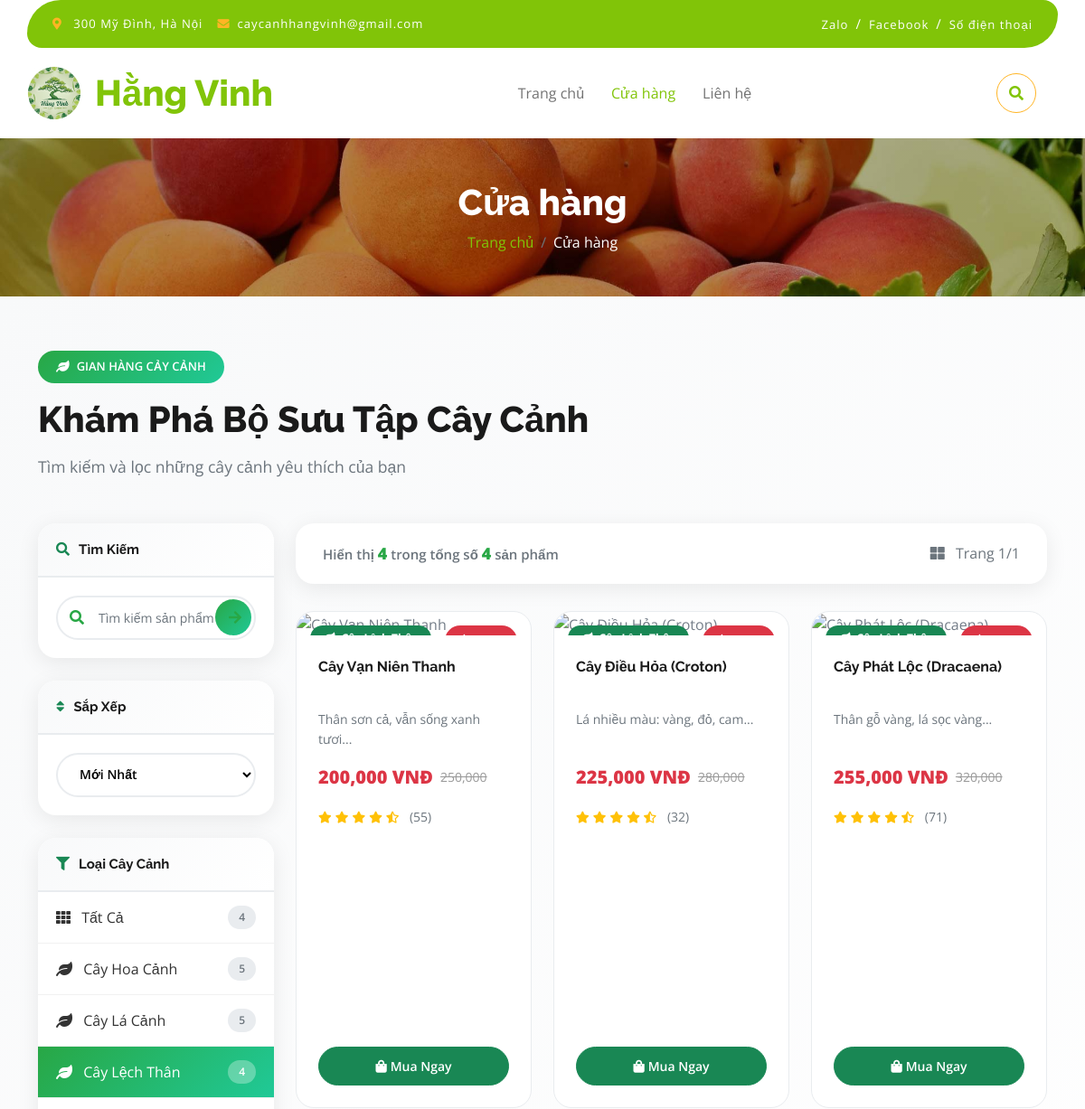
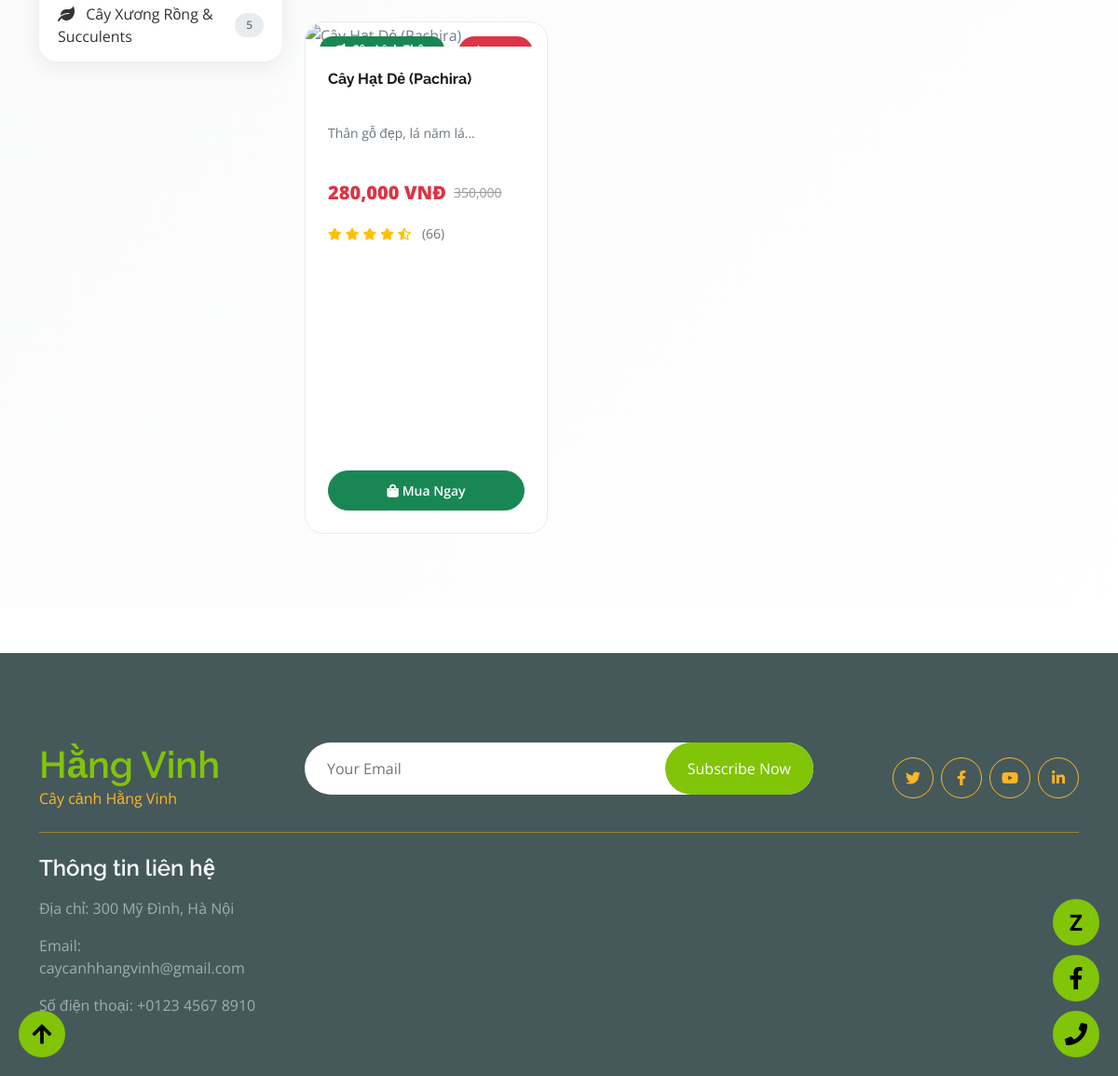
/shop?category=4&sort=newest, run on the app's committed database (2 pictures, top to bottom).
### tables this page shows
CREATE TABLE IF NOT EXISTS categories (
    id INT PRIMARY KEY AUTO_INCREMENT,
    name VARCHAR(255) NOT NULL,
    slug VARCHAR(255) NOT NULL UNIQUE,
    description TEXT,
    image VARCHAR(255),
    created_at TIMESTAMP DEFAULT CURRENT_TIMESTAMP,
    updated_at TIMESTAMP DEFAULT CURRENT_TIMESTAMP ON UPDATE CURRENT_TIMESTAMP,
    status TINYINT DEFAULT 1
);

CREATE TABLE IF NOT EXISTS products (
    id INT PRIMARY KEY AUTO_INCREMENT,
    category_id INT NOT NULL,
    name VARCHAR(255) NOT NULL,
    slug VARCHAR(255) NOT NULL UNIQUE,
    short_description TEXT,
    description LONGTEXT,
    price DECIMAL(10, 2) NOT NULL,
    discount_price DECIMAL(10, 2),
    is_featured TINYINT DEFAULT 0,
    created_at TIMESTAMP DEFAULT CURRENT_TIMESTAMP,
    updated_at TIMESTAMP DEFAULT CURRENT_TIMESTAMP ON UPDATE CURRENT_TIMESTAMP,
    status TINYINT DEFAULT 1,
    FOREIGN KEY (category_id) REFERENCES categories(id) ON DELETE CASCADE
);

### includes/functions.php (called while the page is built, shortened)
<?php
function formatPrice($price) {
    $formatted = number_format($price, 0, '.', ',');
    return $formatted;
}
function getDiscountPercentage($original_price, $discount_price) {
    return round((($original_price - $discount_price) / $original_price) * 100);
}

### shop.php (the view, shortened to what this page needs)
<?php
include 'includes/config.php';
include 'template/header_other.php';
$search = isset($_GET['search']) ? trim($_GET['search']) : '';
$category_id = isset($_GET['category']) ? (int)$_GET['category'] : 0;
$sort = isset($_GET['sort']) ? trim($_GET['sort']) : 'newest';
$where_clause = "WHERE p.status = 1";
if ($category_id > 0) {
    $where_clause .= " AND p.category_id = $category_id";
}
$order_by = "ORDER BY p.created_at DESC";
$per_page = 12;
$page = isset($_GET['page']) ? max(1, (int)$_GET['page']) : 1;
$offset = ($page - 1) * $per_page;
$count_query = $conn->query("SELECT COUNT(*) as total FROM products p $where_clause");
$count_row = $count_query->fetch_assoc();
$total_products = $count_row['total'];
$total_pages = ceil($total_products / $per_page);
$products_query = $conn->query("SELECT p.*, c.name as category_name FROM products p
                              JOIN categories c ON p.category_id = c.id
                              $where_clause
                              $order_by
                              LIMIT $per_page OFFSET $offset");
?>
<link rel="stylesheet" href="css/shop.css">
<div class="shop-section">
    <div class="container">
        <div class="section-header">
            <span class="section-badge">
                <i class="fas fa-leaf"></i>
                GIAN HÀNG CẢY CẢNH
            </span>
            <h1 class="section-title mt-3">
                Khám Phá Bộ Sưu Tập Cây Cảnh
            </h1>
            <p class="section-subtitle">
                Tìm kiếm và lọc những cây cảnh yêu thích của bạn
            </p>
        </div>
        <div class="row g-4">
            <div class="col-lg-3">
                <div class="filter-sidebar">
                    <div class="filter-card">
                        <div class="filter-header">
                            <h6>
                                <i class="fas fa-search text-success"></i>
                                Tìm Kiếm
                            </h6>
                        </div>
                        <div class="search-box">
                            <form method="GET" action="<?php echo BASE_PATH; ?>shop">
                                <div class="search-input-wrapper">
                                    <i class="fas fa-search"></i>
                                    <input type="text"
                                           name="search"
                                           class="form-control"
                                           placeholder="Tìm kiếm sản phẩm..."
                                           value="<?php echo htmlspecialchars($search); ?>">
                                    <button type="submit" class="search-btn">
                                        <i class="fas fa-arrow-right"></i>
                                    </button>
                                </div>
                            </form>
                        </div>
                    </div>
                    <div class="filter-card">
                        <div class="filter-header">
                            <h6>
                                <i class="fas fa-sort text-success"></i>
                                Sắp Xếp
                            </h6>
                        </div>
                        <div class="search-box">
                            <form method="GET" action="<?php echo BASE_PATH; ?>shop">
                                <select name="sort" class="sort-select w-100" onchange="this.form.submit()">
                                    <option value="newest" <?php echo $sort === 'newest' ? 'selected' : ''; ?>>
                                        Mới Nhất
                                    </option>
                                </select>
                            </form>
                        </div>
                    </div>
                    <div class="filter-card category-desktop">
                        <div class="filter-header">
                            <h6>
                                <i class="fas fa-filter text-success"></i>
                                Loại Cây Cảnh
                            </h6>
                        </div>
                        <div class="category-list">
                            <a href="<?php echo BASE_PATH; ?>shop?category=0<?php echo $search ? '&search=' . urlencode($search) : ''; ?>&sort=<?php echo $sort; ?>"
                               class="category-item <?php echo $category_id == 0 ? 'active' : ''; ?>">
                                <span>
                                    <i class="fas fa-th me-2"></i>
                                    Tất Cả
                                </span>
                                <span class="category-badge"><?php echo $total_products; ?></span>
                            </a>
                            <?php
                            $categories_result = $conn->query("SELECT id, name, (SELECT COUNT(*) FROM products WHERE category_id = categories.id AND status = 1) as product_count
                                                             FROM categories WHERE status = 1 ORDER BY name");
                            while ($cat = $categories_result->fetch_assoc()): ?>
                            <a href="<?php echo BASE_PATH; ?>shop?category=<?php echo $cat['id']; ?><?php echo $search ? '&search=' . urlencode($search) : ''; ?>&sort=<?php echo $sort; ?>"
                               class="category-item <?php echo $category_id == $cat['id'] ? 'active' : ''; ?>">
                                <span>
                                    <i class="fas fa-leaf me-2"></i>
                                    <?php echo htmlspecialchars($cat['name']); ?>
                                </span>
                                <span class="category-badge"><?php echo $cat['product_count']; ?></span>
                            </a>
                            <?php endwhile; ?>
                        </div>
                    </div>
                </div>
            </div>
            <div class="col-lg-9">
                <?php if ($products_query && $products_query->num_rows > 0): ?>
                <div class="products-header">
                    <div class="d-flex justify-content-between align-items-center">
                        <div class="result-count">
                            Hiển thị <strong><?php echo min($per_page, $total_products - $offset); ?></strong> trong tổng số <strong><?php echo $total_products; ?></strong> sản phẩm
                        </div>
                        <div class="text-muted">
                            <i class="fas fa-th-large me-2"></i>
                            Trang <?php echo $page; ?>/<?php echo $total_pages; ?>
                        </div>
                    </div>
                </div>
                <div class="row g-4">
                    <?php while ($product = $products_query->fetch_assoc()):
                        $discount_percent = 0;
                        if ($product['discount_price']) {
                            $discount_percent = getDiscountPercentage($product['price'], $product['discount_price']);
                        }
                    ?>
                    <div class="col-md-6 col-lg-4">
                        <div class="product-card">
                            <div class="product-image-wrapper">
                                <div class="position-absolute" style="top: 15px; left: 15px;">
                                    <span class="badge bg-success" style="font-size: 12px; padding: 8px 14px; border-radius: 50px;">
                                        <i class="fas fa-leaf me-1"></i>
                                    </span>
                                </div>
                                <?php if ($discount_percent > 0): ?>
                                <div class="position-absolute" style="top: 15px; right: 15px;">
                                    <span class="badge bg-danger" style="font-size: 14px; padding: 10px 16px; font-weight: bold; border-radius: 50px;">
                                    </span>
                                </div>
                                <?php endif; ?>
                            </div>
                            <div class="p-4" style="flex: 1; display: flex; flex-direction: column;">
                                <h5 class="product-name">
                                    <a href="<?php echo BASE_URL; ?>shop-detail/<?php echo htmlspecialchars($product['slug']); ?>/">
                                        <?php echo htmlspecialchars($product['name']); ?>
                                    </a>
                                </h5>
                                <p class="product-description">
                                    <?php echo htmlspecialchars(substr($product['short_description'], 0, 70)) . '...'; ?>
                                </p>
                                <div class="mb-3">
                                    <?php
                                    if ($product['discount_price']) {
                                        ?>
                                        <div class="d-flex align-items-center gap-2 flex-wrap">
                                            <span class="price-current text-danger">
                                                <?php echo formatPrice($product['discount_price']); ?> VNĐ
                                            </span>
                                            <span class="price-original">
                                                <?php echo formatPrice($product['price']); ?>
                                            </span>
                                        </div>
                                        <?php
                                    } else {
                                        ?>
                                        <span class="price-current text-success">
                                            <?php echo formatPrice($product['price']); ?> VNĐ
                                        </span>
                                        <?php
                                    }
                                    ?>
                                </div>
                                <div class="mb-3">
                                    <i class="fas fa-star text-warning" style="font-size: 13px;"></i>
                                    <i class="fas fa-star text-warning" style="font-size: 13px;"></i>
                                    <i class="fas fa-star text-warning" style="font-size: 13px;"></i>
                                    <i class="fas fa-star text-warning" style="font-size: 13px;"></i>
                                    <i class="fas fa-star-half-alt text-warning" style="font-size: 13px;"></i>
                                    <small class="text-muted ms-2">(<?php echo rand(10, 99); ?>)</small>
                                </div>
                                <a href="<?php echo BASE_URL; ?>shop-detail/<?php echo htmlspecialchars($product['slug']); ?>/"
                                   class="btn btn-success btn-sm w-100 mt-auto"
                                   style="border-radius: 50px; padding: 10px 16px; font-weight: 600; font-size: 14px;">
                                    <i class="fas fa-shopping-bag me-1"></i>Mua Ngay
                                </a>
                            </div>
                        </div>
                    </div>
                    <?php endwhile; ?>
                </div>
                <?php endif; ?>
            </div>
        </div>
    </div>
</div>
<?php include 'template/footer.php'; ?>

### css/style.css (style rules this page uses)
.btn { font-weight: 400; transition: .5s; }

### css/shop.css (style rules this page uses)
.shop-section { background: linear-gradient(135deg, #f8f9fa 0%, #ffffff 100%); padding: 60px 0 80px; min-height: 100vh; }
.section-header { margin-bottom: 50px; }
.section-badge { background: linear-gradient(135deg, #28a745 0%, #20c997 100%); color: white; font-size: 13px; padding: 8px 20px; border-radius: 50px; font-weight: 600; display: inline-flex; align-items: center; gap: 8px; }
.section-title { font-size: 2.5rem; font-weight: 800; color: #1a1a1a; margin-bottom: 15px; }
.section-subtitle { color: #6c757d; font-size: 1.1rem; }
.filter-sidebar { position: sticky; top: 120px; }
.filter-card { background: white; border-radius: 20px; box-shadow: 0 5px 25px rgba(0, 0, 0, 0.08); margin-bottom: 25px; overflow: hidden; }
.filter-header { padding: 20px; background: linear-gradient(135deg, #f8f9fa 0%, #ffffff 100%); border-bottom: 2px solid #e9ecef; }
.filter-header h6 { font-size: 15px; font-weight: 700; color: #1a1a1a; margin: 0; display: flex; align-items: center; gap: 10px; }
.search-box { padding: 20px; }
.search-input-wrapper { position: relative; }
.search-input-wrapper i { position: absolute; left: 15px; top: 50%; transform: translateY(-50%); color: #28a745; z-index: 10; }
.search-input-wrapper input { width: 100%; padding: 12px 45px 12px 45px; border: 2px solid #e9ecef; border-radius: 50px; font-size: 14px; transition: all 0.3s ease; }
.search-btn { position: absolute; right: 5px; top: 50%; transform: translateY(-50%); background: linear-gradient(135deg, #28a745 0%, #20c997 100%); border: none; color: white; width: 40px; height: 40px; border-radius: 50%; display: flex; align-items: center; justify-content: center; transition: all 0.3s ease; }
.category-list { padding: 0; }
.category-item { display: flex; justify-content: space-between; align-items: center; padding: 15px 20px; text-decoration: none; color: #333; border-bottom: 1px solid #f1f1f1; transition: all 0.3s ease; }
.category-item:last-child { border-bottom: none; }
.category-item.active { background: linear-gradient(135deg, #28a745 0%, #20c997 100%); color: white; }
.category-item.active .category-badge { background: rgba(255, 255, 255, 0.3); color: white; }
.category-badge { background: #e9ecef; color: #6c757d; padding: 4px 12px; border-radius: 50px; font-size: 12px; font-weight: 600; }
.sort-select { padding: 12px 20px; border: 2px solid #e9ecef; border-radius: 50px; font-size: 14px; font-weight: 600; transition: all 0.3s ease; background: white; cursor: pointer; }
.products-header { background: white; padding: 20px 30px; border-radius: 20px; box-shadow: 0 5px 25px rgba(0, 0, 0, 0.08); margin-bottom: 30px; }
.result-count { font-size: 15px; color: #6c757d; font-weight: 600; }
.result-count strong { color: #28a745; font-size: 18px; }
.product-card { border-radius: 20px; overflow: hidden; transition: all 0.4s ease; border: 1px solid #e9ecef; background: white; height: 100%; display: flex; flex-direction: column; min-height: 550px; }
.product-image-wrapper { position: relative; overflow: hidden; border-radius: 20px 20px 0 0; flex-shrink: 0; }
.product-name { font-size: 16px; font-weight: 700; color: #1a1a1a; margin-bottom: 10px; line-height: 1.4; height: 48px; overflow: hidden; display: -webkit-box; -webkit-line-clamp: 2; -webkit-box-orient: vertical; }
.product-name a { color: inherit; text-decoration: none; transition: color 0.3s ease; }
.product-description { font-size: 14px; color: #6c757d; line-height: 1.6; margin-bottom: 15px; height: 45px; overflow: hidden; display: -webkit-box; -webkit-line-clamp: 2; -webkit-box-orient: vertical; }
.price-current { font-size: 20px; font-weight: 800; }
.price-original { font-size: 14px; text-decoration: line-through; color: #999; }
.category-desktop { display: block; }

### data on the page
categories: name "Cây Hoa Cảnh", product_count "5"
categories: name "Cây Lá Cảnh", product_count "5"
categories: name "Cây Lệch Thân", product_count "4"
categories: name "Cây Xương Rồng & Succulents", product_count "5"
products: name "Cây Vạn Niên Thanh", short_description "Thân sơn cả, vẫn sống xanh tươi", discount_price "200,000", price "250,000"
products: name "Cây Điều Hỏa (Croton)", short_description "Lá nhiều màu: vàng, đỏ, cam", discount_price "225,000", price "280,000"
products: name "Cây Phát Lộc (Dracaena)", short_description "Thân gỗ vàng, lá sọc vàng", discount_price "255,000", price "320,000"
products: name "Cây Hạt Dẻ (Pachira)", short_description "Thân gỗ đẹp, lá năm lá", discount_price "280,000", price "350,000"

### other printed values
$page_title "Cửa hàng"
$breadcrumb_text "Cửa hàng"
$total_products "4"
min($per_page, $total_products - $offset) "4"
$page "1"
$total_pages "1"
